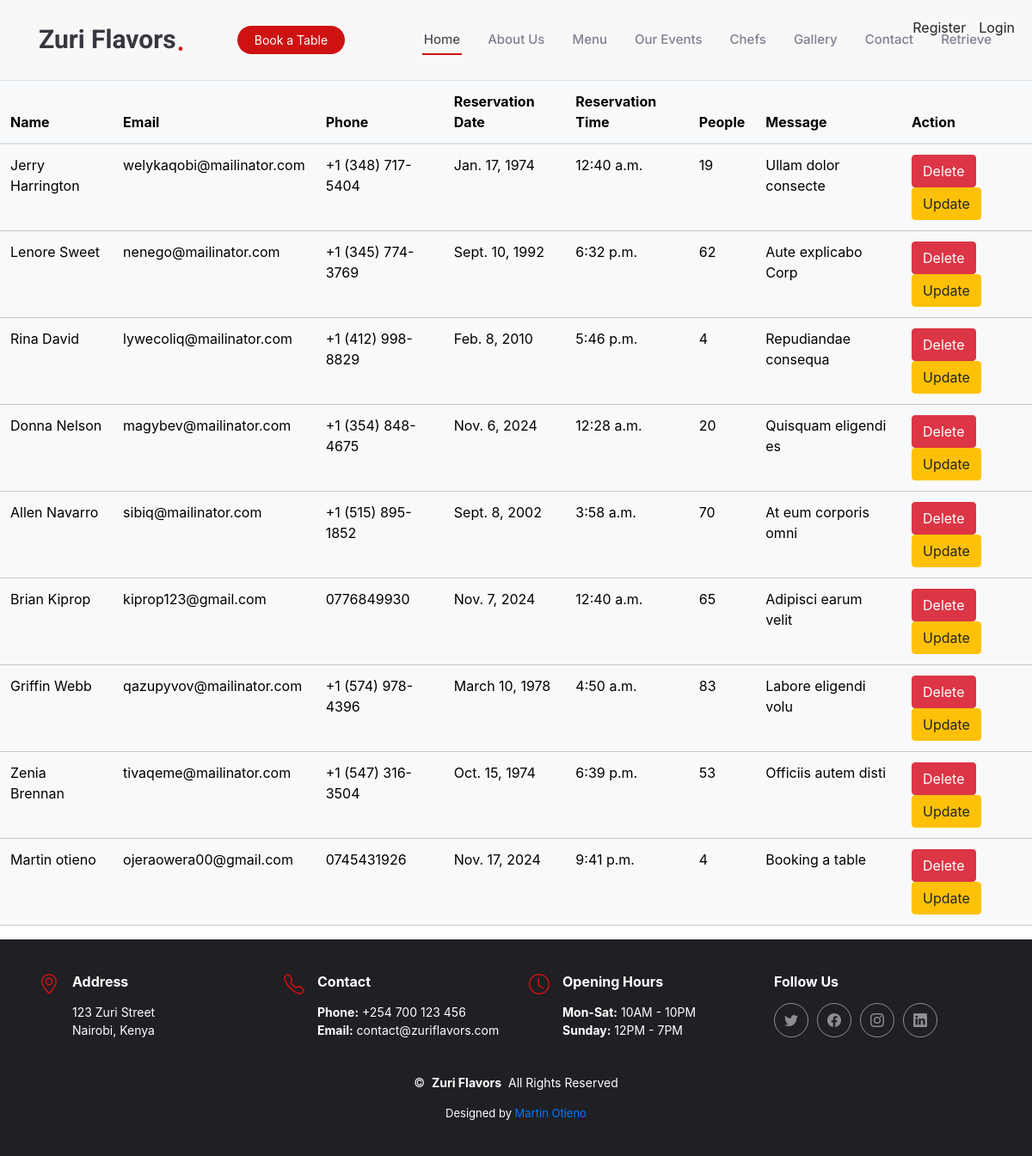
/show_bookings/, run on an earlier commit of the app's database.
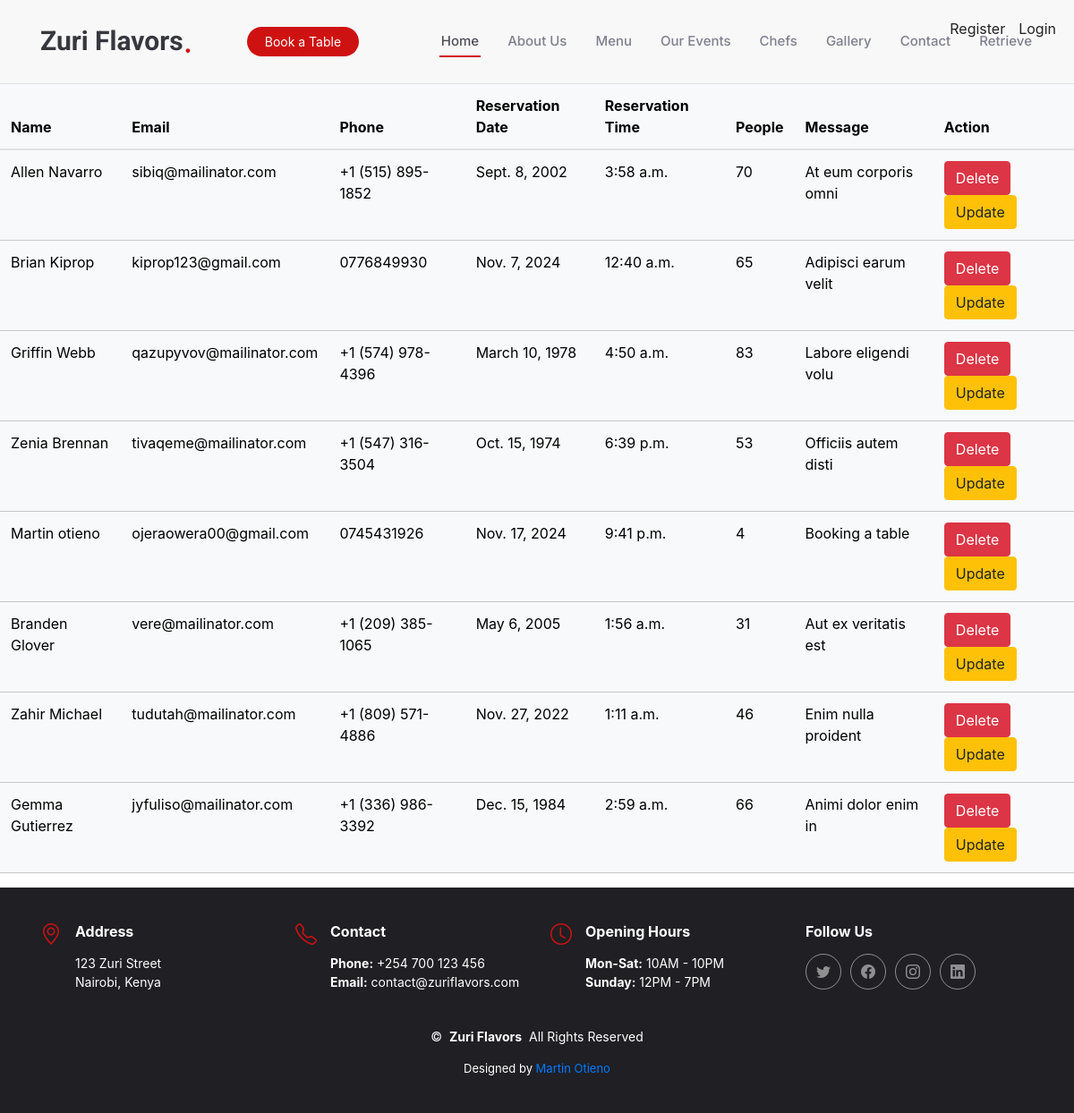
And on a later commit of the database.
### myapp/models.py (models this page shows, shortened)
class Booking(models.Model):
    name = models.CharField(max_length=255)
    email = models.EmailField(max_length=254)
    phone = models.CharField(max_length=20)
    date = models.DateField()
    time = models.TimeField()
    people = models.PositiveIntegerField()
    message = models.TextField()
    from django.db import models

### myapp/views.py (the view)
# urls.py: path('show_bookings/', views.retrieve_bookings, name='show_bookings'),
def retrieve_bookings(request):
    bookings = Booking.objects.all()
    context = {'bookings':bookings}
    return render(request, 'show_booking.html', context)

### templates/show_booking.html (shortened to what this page needs)
{% extends 'base.html' %}
{% load static %}
{% block content %}
<table class="table table-light">
    <thead>
        <tr>
            <th>Name</th>
            <th>Email</th>
            <th>Phone</th>
            <th>Reservation Date</th>
            <th>Reservation Time</th>
            <th>People</th>
            <th>Message</th>
            <th>Action</th>
        </tr>
    </thead>
    <tbody>
        {% for booking in bookings %}
        <tr>
            <td>{{ booking.name }}</td>
            <td>{{ booking.email }}</td>
            <td>{{ booking.phone }}</td>
            <td>{{ booking.date }}</td>
            <td>{{ booking.time }}</td>
            <td>{{ booking.people }}</td>
            <td>{{ booking.message }}</td>
            <td>
                <a href="{% url 'delete_booking' booking.id %}"
                class="btn btn-danger"
                onclick="return confirm('Do you really want to delete this booking?');">
                Delete
                </a>
                <a href="{% url 'update_booking' booking.id %}" class="btn btn-warning">Update</a>
            </td>
        </tr>
        {% endfor %}
    </tbody>
</table>
{% endblock %}

### templates/base.html (shortened to what this page needs)
{% load static %}
<!DOCTYPE html>
<html lang="en">
<head>
    <link href="{% static 'assets/vendor/bootstrap/css/bootstrap.min.css' %}" rel="stylesheet">
    <link href="{% static 'assets/vendor/bootstrap-icons/bootstrap-icons.css' %}" rel="stylesheet">
    <link href="{% static 'assets/vendor/aos/aos.css' %}" rel="stylesheet">
    <link href="{% static 'assets/vendor/glightbox/css/glightbox.min.css' %}" rel="stylesheet">
    <link href="{% static 'assets/vendor/swiper/swiper-bundle.min.css' %}" rel="stylesheet">
    <link href="{% static 'assets/css/main.css' %}" rel="stylesheet">
    <link href="{% static 'assets/css/style.css' %}" rel="stylesheet">
    <link href="//maxcdn.bootstrapcdn.com/bootstrap/4.0.0/css/bootstrap.min.css" rel="stylesheet" id="bootstrap-css">
    <link href="//maxcdn.bootstrapcdn.com/bootstrap/4.1.1/css/bootstrap.min.css" rel="stylesheet" id="bootstrap-css">
<link rel="stylesheet" href="https://use.fontawesome.com/releases/v5.0.8/css/all.css">
</head>
<body class="index-page">
    {% include 'header.html' %}
    {% block content %}
    {% endblock %}
    <footer id="footer" class="footer dark-background">
        <div class="container">
          <div class="row gy-3">
            <div class="col-lg-3 col-md-6 d-flex">
              <i class="bi bi-geo-alt icon"></i>
              <div class="address">
                <h4>Address</h4>
                <p>123 Zuri Street<br>Nairobi, Kenya</p>
              </div>
            </div>
            <div class="col-lg-3 col-md-6 d-flex">
              <i class="bi bi-telephone icon"></i>
              <div>
                <h4>Contact</h4>
                <p>
                  <strong>Phone:</strong> +254 700 123 456<br>
                  <strong>Email:</strong> contact@zuriflavors.com
                </p>
              </div>
            </div>
            <div class="col-lg-3 col-md-6 d-flex">
              <i class="bi bi-clock icon"></i>
              <div>
                <h4>Opening Hours</h4>
                <p>
                  <strong>Mon-Sat:</strong> 10AM - 10PM<br>
                  <strong>Sunday:</strong> 12PM - 7PM
                </p>
              </div>
            </div>
            <div class="col-lg-3 col-md-6">
              <h4>Follow Us</h4>
              <div class="social-links d-flex">
                <a href="https://twitter.com/ZuriFlavors" class="twitter" target="_blank"><i class="bi bi-twitter"></i></a>
                <a href="https://facebook.com/ZuriFlavors" class="facebook" target="_blank"><i class="bi bi-facebook"></i></a>
                <a href="https://instagram.com/ZuriFlavors" class="instagram" target="_blank"><i class="bi bi-instagram"></i></a>
                <a href="https://linkedin.com/company/ZuriFlavors" class="linkedin" target="_blank"><i class="bi bi-linkedin"></i></a>
              </div>
            </div>
          </div>
        </div>
        <div class="container text-center mt-4">
          <p>&copy;  <strong class="px-1 sitename">Zuri Flavors</strong> All Rights Reserved</p>
          <div class="credits">
            Designed by <a href="https://bootstrapmade.com/">Martin Otieno</a>
          </div>
        </div>
      </footer>
</body>
</html>

### templates/header.html (shortened to what this page needs)
<header id="header" class="header d-flex align-items-center sticky-top" style="background:#F8F8F8">
    <div class="accounts" style="display: flex;">
        <li><a href="{% url 'accounts:register' %}">Register</a></li>
        <li><a href="{% url 'accounts:login' %}">Login</a></li>
    </div>
    <div class="container position-relative d-flex align-items-center justify-content-between">
        <a href="index.html" class="logo d-flex align-items-center me-auto me-xl-0">
            <h1 class="sitename">Zuri Flavors</h1>
            <span>.</span>
        </a>
        <nav id="navmenu" class="navmenu">
            <ul>
                <li><a href="{% url 'index_page' %}" class="active">Home</a></li>
                <li><a href="{% url 'about_page' %}">About Us</a></li>
                <li><a href="{% url 'menu_page' %}">Menu</a></li>
                <li><a href="{% url 'event_page' %}">Our Events</a></li>
                <li><a href="{% url 'chefs_page' %}">Chefs</a></li>
                <li><a href="{% url 'gallery_page' %}">Gallery</a></li>
                <li><a href="{% url 'contact_page' %}">Contact</a></li>
                <li><a href="{% url 'show_bookings' %}">Retrieve</a></li>
            </ul>
        </nav>
        <a class="btn-getstarted" href="{% url 'booking_page' %}">Book a Table</a>
    </div>
</header>

### static/assets/css/main.css (style rules this page uses)
:root { --default-font: "Roboto", system-ui, -apple-system, "Segoe UI", Roboto, "Helvetica Neue", Arial, "Noto Sans", "Liberation Sans", sans-serif, "Apple Color Emoji", "Segoe UI Emoji", "Segoe UI Symbol", "Noto Color Emoji"; --heading-font: "Amatic SC", sans-serif; --nav-font: "Inter", sans-serif; }
:root { --background-color: #ffffff; --default-color: #212529; --heading-color: #37373f; --accent-color: #ce1212; --surface-color: #ffffff; --contrast-color: #ffffff; }
:root { --nav-color: #7f7f90; --nav-hover-color: #ce1212; --nav-mobile-background-color: #ffffff; --nav-dropdown-background-color: #ffffff; --nav-dropdown-color: #7f7f90; --nav-dropdown-hover-color: #ce1212; }
.dark-background { --background-color: #1f1f24; --default-color: #ffffff; --heading-color: #ffffff; --surface-color: #37373f; --contrast-color: #ffffff; }
:root { scroll-behavior: smooth; }
body { color: var(--default-color); background-color: var(--background-color); font-family: var(--default-font); }
a { color: var(--accent-color); text-decoration: none; transition: 0.3s; }
h1, h2, h3, h4, h5, h6 { color: var(--heading-color); font-family: var(--heading-font); }
.header { color: var(--default-color); background-color: var(--background-color); padding: 20px 0; transition: all 0.5s; z-index: 997; }
.header .logo { line-height: 1; }
.header .logo h1 { font-size: 30px; margin: 0; font-weight: 700; color: var(--heading-color); font-family: var(--default-font); }
.header .logo span { color: var(--accent-color); font-size: 36px; }
.header .btn-getstarted, .header .btn-getstarted:focus { color: var(--contrast-color); background: var(--accent-color); font-size: 14px; padding: 8px 26px; margin: 0; border-radius: 50px; transition: 0.3s; }
@media (max-width: 1200px) { .header .logo { order: 1; } }
@media (max-width: 1200px) { .header .btn-getstarted { order: 2; margin: 0 15px 0 0; padding: 6px 20px; } }
@media (max-width: 1200px) { .header .navmenu { order: 3; } }
@media (min-width: 1200px) { .navmenu { padding: 0; } }
@media (min-width: 1200px) { .navmenu ul { margin: 0; padding: 0; display: flex; list-style: none; align-items: center; } }
@media (min-width: 1200px) { .navmenu li { position: relative; } }
@media (min-width: 1200px) { .navmenu>ul>li { white-space: nowrap; padding: 15px 14px; } }
@media (min-width: 1200px) { .navmenu>ul>li:last-child { padding-right: 0; } }
@media (min-width: 1200px) { .navmenu a, .navmenu a:focus { color: var(--nav-color); font-size: 15px; padding: 0 2px; font-family: var(--nav-font); font-weight: 500; display: flex; align-items: center; justify-content: space-between; white-space: nowrap; transition: 0.3s; position: relative; } }
@media (min-width: 1200px) { .navmenu>ul>li>a:before { content: ""; position: absolute; height: 2px; bottom: -6px; left: 0; background-color: var(--nav-hover-color); visibility: hidden; width: 0px; transition: all 0.3s ease-in-out 0s; } }
@media (min-width: 1200px) { .navmenu a:hover:before, .navmenu li:hover>a:before, .navmenu .active:before { visibility: visible; width: 100%; } }
@media (min-width: 1200px) { .navmenu li:hover>a, .navmenu .active, .navmenu .active:focus { color: color-mix(in srgb, var(--nav-color) 80%, black 50%); } }
.footer { --heading-font: var(--default-font); color: var(--default-color); background-color: var(--background-color); font-size: 14px; padding: 40px 0; position: relative; }
.footer .icon { color: var(--accent-color); margin-right: 15px; font-size: 24px; line-height: 0; }
.footer h4 { font-size: 16px; font-weight: 700; margin-bottom: 15px; }
.footer .address p { margin-bottom: 0px; }
.footer .social-links a { display: flex; align-items: center; justify-content: center; width: 40px; height: 40px; border-radius: 50%; border: 1px solid color-mix(in srgb, var(--default-color), transparent 50%); font-size: 16px; color: color-mix(in srgb, var(--default-color), transparent 50%); margin-right: 10px; transition: 0.3s; }
.footer .credits { margin-top: 5px; font-size: 13px; }

### static/assets/css/style.css (style rules this page uses)
body { margin: 0; padding: 0; background-color: #17a2b8; height: 100vh; }
.accounts { position: absolute; top: 20px; right: 20px; }
.accounts li { display: inline; margin-left: 15px; }
.accounts a { text-decoration: none; color: #222; font-size: 16px; }

What changed in the data, as far as the page shows it:
removed Booking: name "Jerry Harrington", email "welykaqobi@mailinator.com", phone "+1 (348) 717-5404", date "Jan. 17, 1974", time "12:40 a.m.", people "19", message "Ullam dolor consecte"
removed Booking: name "Lenore Sweet", email "nenego@mailinator.com", phone "+1 (345) 774-3769", date "Sept. 10, 1992", time "6:32 p.m.", people "62", message "Aute explicabo Corp"
removed Booking: name "Rina David", email "lywecoliq@mailinator.com", phone "+1 (412) 998-8829", date "Feb. 8, 2010", time "5:46 p.m.", people "4", message "Repudiandae consequa"
removed Booking: name "Donna Nelson", email "magybev@mailinator.com", phone "+1 (354) 848-4675", date "Nov. 6, 2024", time "12:28 a.m.", people "20", message "Quisquam eligendi es"
added Booking: name "Branden Glover", email "vere@mailinator.com", phone "+1 (209) 385-1065", date "May 6, 2005", time "1:56 a.m.", people "31", message "Aut ex veritatis est"
added Booking: name "Zahir Michael", email "tudutah@mailinator.com", phone "+1 (809) 571-4886", date "Nov. 27, 2022", time "1:11 a.m.", people "46", message "Enim nulla proident"
added Booking: name "Gemma Gutierrez", email "jyfuliso@mailinator.com", phone "+1 (336) 986-3392", date "Dec. 15, 1984", time "2:59 a.m.", people "66", message "Animi dolor enim in"
